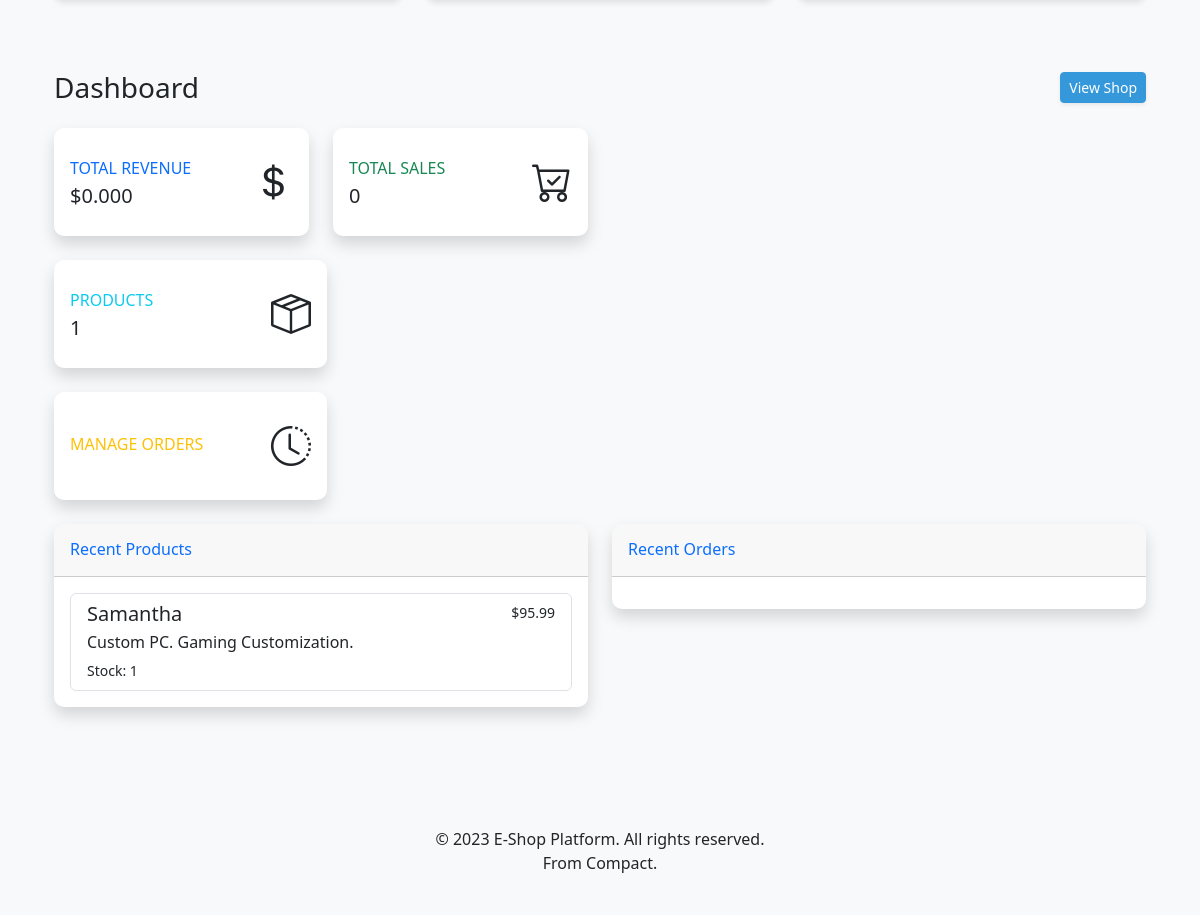
Before: /dashboard/ (signed in, lower part) with the older database file.
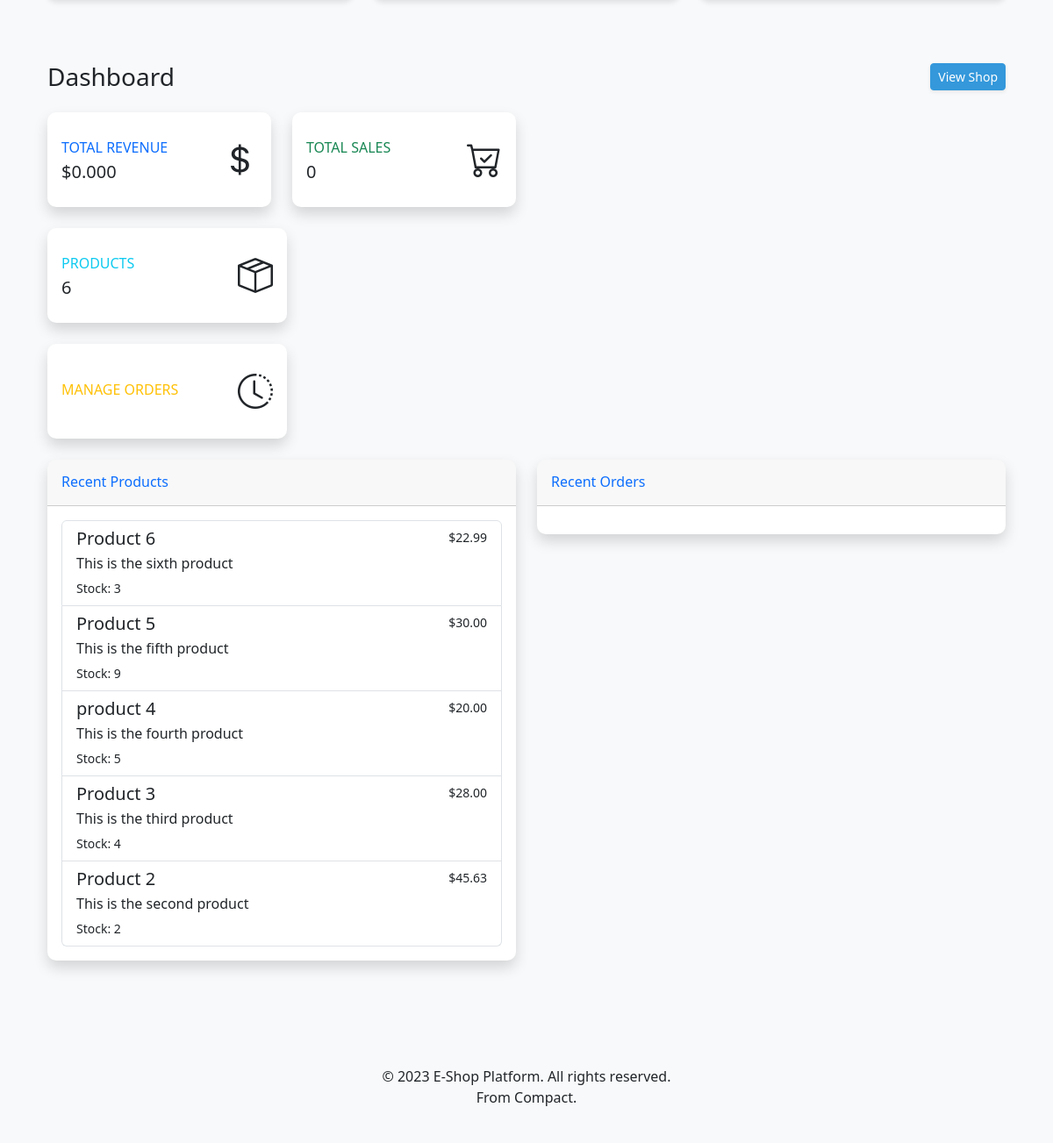
After: the same page with the newer database file.
### app/models.py (models this page shows)
class Product(db.Model):
    id = db.Column(db.Integer, primary_key=True)
    name = db.Column(db.String(100), index=True)
    description = db.Column(db.Text)
    price = db.Column(db.Float)
    quantity = db.Column(db.Integer)
    image = db.Column(db.String(100))
    created_at = db.Column(db.DateTime, default=datetime.utcnow)
    shop_id = db.Column(db.Integer, db.ForeignKey('shop.id'))
    category = db.Column(db.String(50))
    orders = db.relationship('OrderItem', backref='product', lazy='dynamic')

### app/dashboard/routes.py (the view)
@bp.route('/')
@login_required
def index():
    if not current_user.shop:
        return redirect(url_for('shop.create'))
    shop = current_user.shop
    products = shop.products.order_by(Product.created_at.desc()).limit(5).all()
    orders = Order.query.filter_by(shop_id=shop.id).order_by(Order.created_at.desc()).limit(5).all()
    analytics = {
        'total_sales': 0,
        'revenue': 0,
        'top_products': [
            {'name': 'Product A', 'sales': 15},
            {'name': 'Product B', 'sales': 12},
            {'name': 'Product C', 'sales': 8}
        ],
        'order_status': {
            'pending': 3,
            'processing': 2,
            'completed': 7
        }
    }
    return render_template('dashboard/index.html',
                           shop=shop,
                           products=products,
                           orders=orders,
                           analytics=analytics)

### app/models.py (called while the page is built)
@login.user_loader
def load_user(id):
    return User.query.get(int(id))

### app/templates/dashboard/index.html (shortened to what the changed rows need)
{% extends "base.html" %}
{% block content %}
<div class="container-fluid">
    <div class="d-sm-flex align-items-center justify-content-between mb-4">
        <h1 class="h3 mb-0 text-gray-800">Dashboard</h1>
    </div>
    <div class="row">
    <a href="{{ url_for('dashboard.products', shop_id=shop.id) }}" style="text-decoration: none; color: inherit;">
        <div class="col-xl-3 col-md-6 mb-4">
            <div class="card border-left-info shadow h-100 py-2">
                <div class="card-body">
                    <div class="row no-gutters align-items-center">
                        <div class="col mr-2">
                            <div class="text-xs font-weight-bold text-info text-uppercase mb-1">
                                Products</div>
                            <div class="h5 mb-0 font-weight-bold text-gray-800">{{ shop.products.count() }}</div>
                        </div>
                    </div>
                </div>
            </div>
        </div>
    </a>
    </div>
    <div class="row">
        <div class="col-lg-6 mb-4">
            <div class="card shadow mb-4">
                <div class="card-body">
                    <div class="list-group">
                        {% for product in products %}
                        <a href="#" class="list-group-item list-group-item-action">
                            <div class="d-flex w-100 justify-content-between">
                                <h5 class="mb-1">{{ product.name }}</h5>
                                <small>${{ "%.2f"|format(product.price) }}</small>
                            </div>
                            <p class="mb-1">{{ product.description|truncate(50) }}</p>
                            <small>Stock: {{ product.quantity }}</small>
                        </a>
                        {% endfor %}
                    </div>
                </div>
            </div>
        </div>
    </div>
</div>
{% endblock %}

Changed rows visible on the page:
no longer on this page (row unchanged): Product: name "Samantha", price "95.99", description "Custom PC. Gaming Customization.", quantity "1"
added Product: name "Product 6", price "22.99", description "This is the sixth product", quantity "3"
added Product: name "Product 5", price "30.00", description "This is the fifth product", quantity "9"
added Product: name "product 4", price "20.00", description "This is the fourth product", quantity "5"
added Product: name "Product 3", price "28.00", description "This is the third product", quantity "4"
added Product: name "Product 2", price "45.63", description "This is the second product", quantity "2"
Other visible differences:
{{ shop.products.count() }}: "1" → "6"
